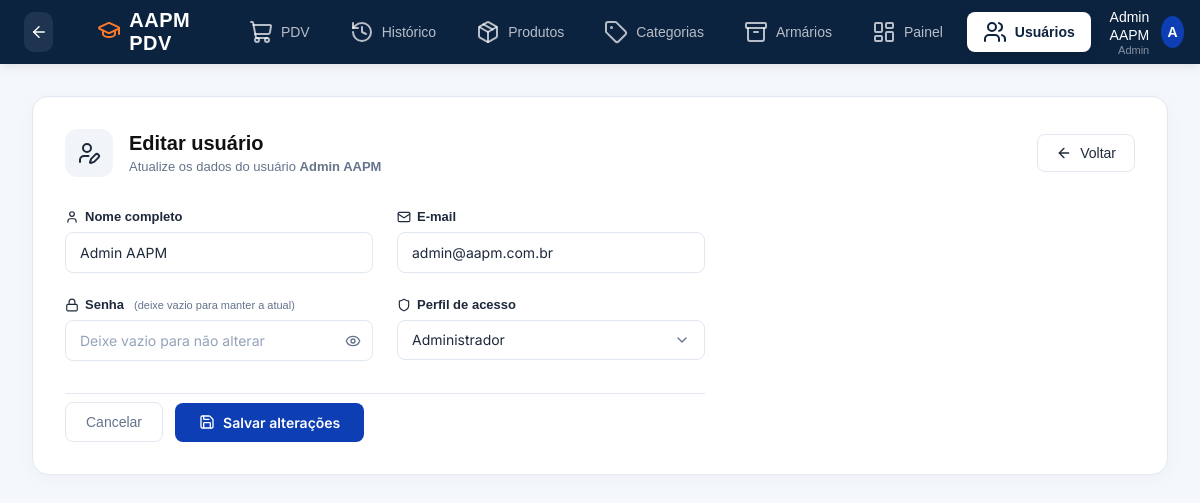
The page /usuarios/1/editar (signed in) on the database its author committed.
### app/models/usuarios.py (models this page shows)
class Usuario(Base):
    __tablename__ = "usuarios"
    id = Column(Integer, primary_key=True, autoincrement=True)
    nome = Column(String(100), nullable=False)
    email = Column(String(150), unique=True, nullable=False)
    senha_hash = Column(String(255), nullable=False)
    role = Column(String(20), nullable=False, default="operador")
    ativo = Column(Boolean, default=True)
    criado_em = Column(DateTime, server_default=func.now())

### app/controllers/usuario_controller.py (the view)
@router.get("/{usuario_id}/editar")
def form_editar_usuario(
    usuario_id: int,
    request: Request,
    db: Session = Depends(get_db),
    admin = Depends(get_admin)
):
    editando = db.query(Usuario).filter(Usuario.id == usuario_id).first()
    if not editando:
        return RedirectResponse(url="/usuarios", status_code=302)
    return templates.TemplateResponse(
        request,
        "usuarios/form.html",
        {
            "request": request,
            "usuario": admin,
            "editando": editando  # template detecta que é edição
        }
    )

### app/templates/usuarios/form.html (shortened to what this page needs)
{% extends "base.html" %}
{% block styles %}
<link rel="stylesheet" href="/static/css/usuarios.css">
<link rel="stylesheet" href="/static/css/usuario_form.css">
{% endblock %}
{% block content %}
<div class="page-wrapper">
    <div class="content-card">
        <div class="page-header">
            <div class="header-info">
                <div class="header-icon">
                    <i data-lucide="{{ 'user-pen' if editando else 'user-plus' }}"></i>
                </div>
                <div class="title-area">
                    <h2>{{ "Editar usuário" if editando else "Novo usuário" }}</h2>
                    <p>
                        {% if editando %}
                            Atualize os dados do usuário <strong>{{ editando.nome }}</strong>
                        {% else %}
                            Preencha os dados para criar um novo acesso ao sistema
                        {% endif %}
                    </p>
                </div>
            </div>
            <a href="/usuarios" class="btn-back">
                <i data-lucide="arrow-left" style="width:16px;height:16px;"></i>
                Voltar
            </a>
        </div>
        <form
            action="{{ '/usuarios/' + editando.id|string + '/editar' if editando else '/usuarios/novo' }}"
            method="post"
            class="user-form"
        >
            <div class="form-grid">
                <div class="form-group">
                    <label class="form-label" for="nome">
                        <i data-lucide="user" style="width:14px;height:14px;"></i>
                        Nome completo
                    </label>
                    <input
                        id="nome"
                        type="text"
                        name="nome"
                        class="form-input"
                        placeholder="Digite o nome completo"
                        value="{{ editando.nome if editando else (valores.nome if valores else '') }}"
                        required
                    >
                </div>
                <div class="form-group">
                    <label class="form-label" for="email">
                        <i data-lucide="mail" style="width:14px;height:14px;"></i>
                        E-mail
                    </label>
                    <input
                        id="email"
                        type="email"
                        name="email"
                        class="form-input"
                        placeholder="nome@exemplo.com"
                        value="{{ editando.email if editando else (valores.email if valores else '') }}"
                        required
                    >
                </div>
                <div class="form-group">
                    <label class="form-label" for="senha">
                        <i data-lucide="lock" style="width:14px;height:14px;"></i>
                        Senha
                        {% if editando %}
                            <span class="form-label-hint">(deixe vazio para manter a atual)</span>
                        {% endif %}
                    </label>
                    <div class="input-password-wrapper">
                        <input
                            id="senha"
                            type="password"
                            name="senha"
                            class="form-input"
                            {% if editando %}
                                placeholder="Deixe vazio para não alterar"
                            {% else %}
                                placeholder="Mínimo 6 caracteres"
                                required
                                minlength="6"
                            {% endif %}
                        >
                        <button type="button" class="toggle-password" onclick="toggleSenha()" title="Mostrar/ocultar senha">
                            <i data-lucide="eye" id="eye-icon" style="width:16px;height:16px;"></i>
                        </button>
                    </div>
                </div>
                <div class="form-group">
                    <label class="form-label" for="role">
                        <i data-lucide="shield" style="width:14px;height:14px;"></i>
                        Perfil de acesso
                    </label>
                    <select id="role" name="role" class="form-input form-select">
                        <option value="admin"
                            {{ 'selected' if (editando and editando.role == 'admin') or (valores and valores.role == 'admin') else '' }}>
                            Administrador
                        </option>
                    </select>
                </div>
            </div>
            <div class="form-actions">
                <a href="/usuarios" class="btn-cancel">
                    Cancelar
                </a>
                <button type="submit" class="btn-submit">
                    <i data-lucide="{{ 'save' if editando else 'user-plus' }}" style="width:16px;height:16px;"></i>
                    {{ "Salvar alterações" if editando else "Criar usuário" }}
                </button>
            </div>
        </form>
    </div>
</div>
{% endblock %}

### app/templates/base.html (shortened to what this page needs)
<!DOCTYPE html>
<html lang="pt-br">
<head>
    <link
        rel="stylesheet"
        href="/static/css/dashboard.css"
    >
    <link
        rel="stylesheet"
        href="/static/css/style.css"
    >
    {% block styles %}{% endblock %}
</head>
<body>
    <header class="main-header">
        <div class="header-left">
    <button class="back-btn" onclick="goBack()">
        <i data-lucide="arrow-left"></i>
    </button>
    <div class="logo">
        <span class="logo-icon">
            <i data-lucide="graduation-cap"></i>
        </span>
        <span>AAPM PDV</span>
    </div>
            <nav class="main-nav">
                <a href="/" class="nav-item {% if request.url.path == '/' %}active{% endif %}">
                    <i data-lucide="shopping-cart"></i>
                    <span>PDV</span>
                </a>
                <a href="#" class="nav-item">
                    <i data-lucide="history"></i>
                    <span>Histórico</span>
                </a>
                {% if usuario and usuario.role == 'admin' %}
<a href="/produtos" class="nav-item {% if '/produtos' in request.url.path %}active{% endif %}">
    <i data-lucide="package"></i>
    <span>Produtos</span>
</a>
<a href="/categorias" class="nav-item {% if '/categorias' in request.url.path %}active{% endif %}">
    <i data-lucide="tag"></i>
    <span>Categorias</span>
</a>
<a href="#" class="nav-item">
    <i data-lucide="archive"></i>
    <span>Armários</span>
</a>
<a href="/painel" class="nav-item {% if '/painel' in request.url.path %}active{% endif %}">
    <i data-lucide="layout-dashboard"></i>
    <span>Painel</span>
</a>
<a href="/usuarios" class="nav-item {% if '/usuarios' in request.url.path %}active{% endif %}">
    <i data-lucide="users"></i>
    <span>Usuários</span>
</a>
{% endif %}
            </nav>
        </div>
        <div class="header-right">
            <div class="user-profile">
                <div class="user-info">
                    <span class="user-name">{{ usuario.nome if usuario else 'Administrador' }}</span>
                    <span class="user-role">{{ usuario.role|capitalize if usuario else 'Admin' }}</span>
                </div>
                <div class="user-avatar">
                    {{ (usuario.nome[0]|upper) if usuario else 'A' }}
                </div>
            </div>
        </div>
    </header>
    <main class="page-container">
        {% block content %}
        {% endblock %}
    </main>
</body>
</html>

### app/static/css/dashboard.css (style rules this page uses)
:root { --primary-color: #0c2340; --accent-color: #0e3eb3; --accent-hover: #0a2d83; --orange-color: #ff7a28; --orange-hover: #f25a00; --orange-disabled: #fbc6a4; --bg-main: #f8fafc; --bg-card: #ffffff; --border-color: #e2e8f0; --text-primary: #1e293b; --text-muted: #64748b; }
* { margin: 0; padding: 0; box-sizing: border-box; font-family: 'Inter', sans-serif; }
body { background-color: var(--bg-main); color: var(--text-primary); height: 100vh; display: flex; flex-direction: column; overflow: hidden; }
.main-header { background-color: var(--primary-color); color: #ffffff; height: 64px; display: flex; justify-content: space-between; align-items: center; padding: 0 24px; z-index: 10; box-shadow: 0 2px 10px rgba(0, 0, 0, 0.1); }
.header-left { display: flex; align-items: center; gap: 32px; }
.logo { font-size: 20px; font-weight: 700; letter-spacing: 0.5px; display: flex; align-items: center; gap: 8px; }
.logo-icon { color: var(--orange-color); }
.main-nav { display: flex; align-items: center; gap: 8px; height: 100%; }
.nav-item { display: flex; align-items: center; gap: 8px; color: rgba(255, 255, 255, 0.7); text-decoration: none; padding: 8px 16px; border-radius: 8px; font-size: 14px; font-weight: 500; transition: all 0.2s ease; }
.nav-item.active { background-color: #ffffff; color: var(--primary-color); font-weight: 600; box-shadow: 0 2px 8px rgba(0, 0, 0, 0.15); }
.header-right { display: flex; align-items: center; gap: 20px; }
.user-profile { display: flex; align-items: center; gap: 12px; }
.user-avatar { width: 32px; height: 32px; background-color: var(--accent-color); border-radius: 50%; display: flex; align-items: center; justify-content: center; font-weight: 600; font-size: 14px; color: white; }
.user-info { text-align: right; }
.user-name { font-size: 14px; font-weight: 500; }
.user-role { font-size: 11px; color: rgba(255, 255, 255, 0.5); display: block; }
.page-container { flex: 1; overflow-y: auto; min-height: 0; }
.back-btn { width: 40px; height: 40px; display: flex; align-items: center; justify-content: center; border: none; border-radius: 10px; background: rgba(255, 255, 255, 0.08); color: white; cursor: pointer; transition: all 0.2s ease; margin-right: 12px; }
.back-btn svg { width: 18px; height: 18px; }

### app/static/css/style.css (style rules this page uses)
* { margin:0; padding:0; box-sizing:border-box; font-family:Arial, Helvetica, sans-serif; }
body { background:#f4f7fc; }
main { padding:0; }

### app/static/css/usuarios.css (style rules this page uses)
.page-wrapper { padding: 32px; max-width: 1200px; margin: 0 auto; }
.content-card { background: var(--bg-card); border-radius: 16px; border: 1px solid var(--border-color); padding: 32px; box-shadow: 0 4px 20px rgba(0,0,0,0.03); }
.page-header { display: flex; justify-content: space-between; align-items: center; margin-bottom: 32px; }
.header-info { display: flex; align-items: center; gap: 16px; }
.header-icon { width: 48px; height: 48px; background: #f1f5f9; border-radius: 12px; display: flex; align-items: center; justify-content: center; color: var(--text-primary); }
.title-area h2 { font-size: 20px; font-weight: 700; color: var(--text-primary); margin-bottom: 4px; }
.title-area p { font-size: 13px; color: var(--text-muted); }
.title-area h2, .user-details strong, .data-table th, .data-table td, .date-text { color: #111 !important; }

### rows shown on the page
Usuario: nome "Admin AAPM", role "Admin", email "admin@aapm.com.br"

### other values the page prints
{{ (usuario.nome[0]|upper) if usuario else 'A' }} "A"
{{ "Editar usuário" if editando else "Novo usuário" }} "Editar usuário"
{{ "Salvar alterações" if editando else "Criar usuário" }} "Salvar alterações"
